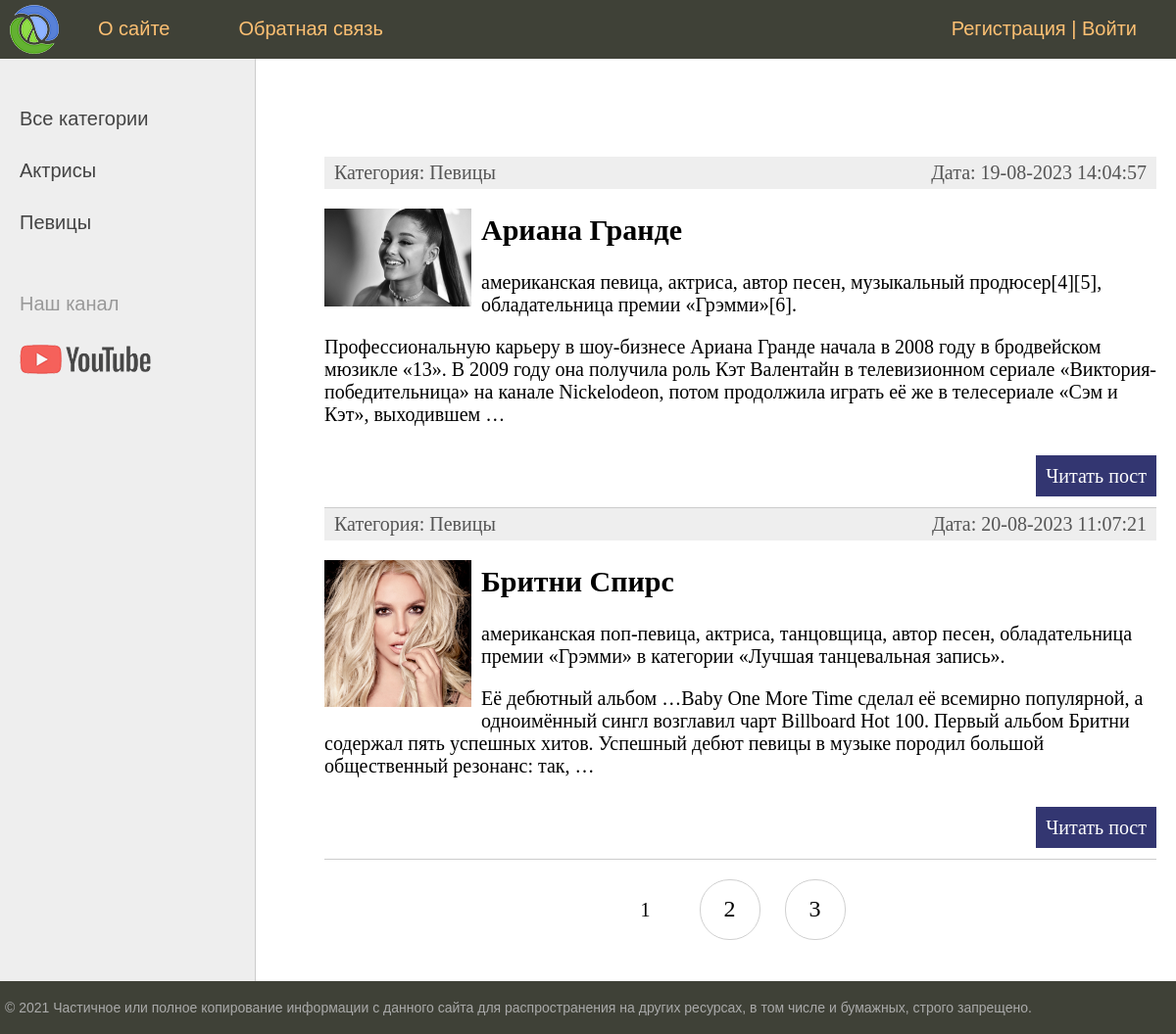
Page /cat/pevicy/ on the committed database.
### women/models.py (models this page shows, shortened)
class Category(models.Model):
    name = models.CharField(max_length=100, db_index=True)
    slug = models.SlugField(max_length=255, unique=True, db_index=True, verbose_name="URL")
    def __str__(self):
        return self.name
    def get_absolute_url(self):
        return reverse('cat', kwargs={'cat_slug': self.slug})
    class Meta:
        verbose_name = 'Категория'
        verbose_name_plural = 'Категории'
        ordering = ['id']

class Women(models.Model):
    title = models.CharField(max_length=255)
    slug = models.SlugField(max_length=255, unique=True, db_index=True, verbose_name="URL")
    content = models.TextField(blank=True)
    photo = models.ImageField(upload_to="photos/%Y/%m/%d/")
    time_create = models.DateTimeField(auto_now_add=True)
    time_update = models.DateTimeField(auto_now=True)
    is_published = models.BooleanField(default=True)
    cat = models.ForeignKey('Category', on_delete=models.PROTECT, null=True)
    def get_absolute_url(self):
        return reverse('post', kwargs={'post_slug': self.slug})
    class Meta:
        verbose_name = 'Известные женщины'
        verbose_name_plural = 'Известные женщины'
        ordering = ['title']

### women/views.py (the view)
# urls.py: path('cat/<slug:cat_slug>/', WomenCategory.as_view(), name='cat'),
class WomenCategory(DataMixin, ListView):
    model = Women
    template_name = 'women/index.html'
    context_object_name = 'posts'
    allow_empty = False
    def get_context_data(self, *, object_list=None, **kwargs): # Динамический контекст для передачи динамического массива
        context = super().get_context_data(**kwargs)  # берем существующий контекст
        c = Category.objects.get(slug=self.kwargs['cat_slug'])
        c_def = self.get_user_context(title='Категория - ' + str(c.name),
                                      cat_selected=c.name)
        return dict(list(context.items()) + list(c_def.items()))
    def get_queryset(self):
        return Women.objects.filter(cat__slug=self.kwargs['cat_slug'], is_published=True).select_related('cat')

### women/templatetags/women_tags.py (called while the page is built)
@register.simple_tag(name="get_cats") #simple tag Возвращает коллекцию
def get_categories(filter=None):
    if not filter:
        return Category.objects.all()
    else:
        return Category.objects.filter(pk=filter)

@register.inclusion_tag('women/list_categories.html') # inclusion tag Включающий тег. Возвращает фрагмент шаблона
def show_categories(sort=None, cat_selected=0):
    if not sort:
        cats = Category.objects.all()
    else:
        cats = Category.objects.order_by(sort)
    return {"cats": cats, "cat_selected": cat_selected}

@register.inclusion_tag('women/main.html') # inclusion tag Включающий тег. Возвращает фрагмент шаблона
def show_main():
    return

### women/utils.py (called while the page is built)
    def get_user_context(self, **kwargs):
        context = kwargs
        cats = cache.get('cats')
        cats = Category.objects.all()
        user_menu = menu.copy()
        if not self.request.user.is_authenticated:
            user_menu.pop(1)
        context['menu'] = user_menu
        context['cats'] = cats
        if 'cat_selected' not in context:
            context['cat_selected'] = 0
        return context

### women/templates/women/index.html (shortened to what this page needs)
{% extends 'women/base.html' %}
{% load women_tags %}
{% block content %}
<ul class="list-articles">
	{% for p in posts %}
	       <li><div class="article-panel">
	<p class="first">Категория: {{p.cat}}</p>
	<p class="last">Дата: {{p.time_update|date:"d-m-Y H:i:s"}}</p>
</div>
{% if p.photo %}
    <p><img class = "img-article-left thumb" src="{{p.photo.url}}"></p>
{% endif %}
			<h2>{{p.title}}</h2>
	{% autoescape on %}
	{{p.content|linebreaks|truncatewords:50}}
	{% endautoescape %}
			<p class="link-read-post"><a href="{{ p.get_absolute_url }}">Читать пост</a></p>
			</li>
	{% endfor %}
</ul>
{% endblock %}

### women/templates/women/base.html (shortened to what this page needs)
{% load static %}
{% load women_tags %}
<!DOCTYPE html>
<html>
<head>
	<link type="text/css" href="{% static 'women/css/style.css' %}" rel="stylesheet" />
</head>
<body>
<table class="table-page" border=0 cellpadding="0" cellspacing="0">
<tr><td valign=top>
{% block mainmenu %}
		<div class="header">
			<ul id="mainmenu" class="mainmenu">
			<li class="logo"><a href="{% url 'home' %}"><div class="logo"></div></a></li>
{% for m in menu %}
			<li><a href="{% url m.url_name %}">{{m.title}}</a></li>
{% endfor %}
				{% if request.user.is_authenticated %}
				<li class="last">{{ user.username }} | <a href="{% url 'logout' %}">Выйти</a></li>
				{% else %}
				<li class="last"><a href="{% url 'register' %}">Регистрация</a> | <a href="{% url 'login' %}">Войти</a></li>
				{% endif %}
			</ul>
		</div>
{% endblock mainmenu %}
<table class="table-content" border=0 cellpadding="0" cellspacing="0">
<tr>
	{% load cache %}
	<td valign="top" class="left-chapters">
	<ul id="leftchapters">
{% if cat_selected == 0 %}
		<li class="selected">Все категории</li>
{% else %}
		<li>{% show_main %}Все категории</a></li>
{% endif %}
{% for c in cats %}
	{% if c.slug == cat_selected %}
		<li class="selected">{{c.name}}</li>
	{% else %}
		<li><a href="{{ c.get_absolute_url }}">{{c.name}}</a></li>
	{% endif %}
{% endfor %}
		<li class="share">
		<p>Наш канал</p>
		<a class="share-yt" href="https://www.youtube.com/channel/UClJzWfGWuGJL2t-3dYKcHTA/playlists" target="_blank" rel="nofollow"></a>
		</li>
	</ul>
</td>
<td valign="top" class="content">
	<div class="content-text">
{% block content %}
{% endblock %}
{% if page_obj.has_other_pages %}
<nav class="list-pages">
	<ul>
		{% for p in paginator.page_range %}
        {% if page_obj.number == p %}
		<li class="page-num page-num-selected">{{ p }}</li>
		{% elif p >= page_obj.number|add:-2 and p <= page_obj.number|add:2 %}
		<li class="page-num">
			<a href="?page={{ p }}">{{ p }}</a>
		</li>
		{% endif %}
		{% endfor %}
	</ul>
</nav>
{% endif %}
</div>
</td></tr></table>
</td></tr>
<tr><td valign=top>
	<div id="footer">
		<p>&copy; 2021 Частичное или полное копирование информации с данного сайта для распространения на других ресурсах, в том числе и бумажных, строго запрещено.</p>
	</div>
</td></tr></table>
</body>
</html>

### women/static/women/css/style.css (style rules this page uses)
html, body { font-family: 'Arial'; margin: 0; padding: 0; height: 100%; width: 100%; color: #444; }
a { color: #0059b2; text-decoration: none; }
img { max-width: 600px; height: auto; }
img.img-article-left { max-width: 300px; height: auto; float: left; padding: 0 10px 10px 0; }
img.img-article-left.thumb { max-width: 150px; height: auto; }
p.link-read-post { text-align: right; }
p.link-read-post a { padding: 10px; min-width: 100px; background: #333671; color: #fff; text-decoration: none; }
div.article-panel { background: #eee; padding: 5px 10px 5px 10px; box-sizing: border-box; overflow: hidden; color: #555; }
div.article-panel p.first { margin: 0; float: left; }
div.article-panel p.last { margin: 0; float: right; }
ul.list-articles { list-style: none; margin: 0; padding: 0; }
ul.list-articles li { border-bottom: 1px solid #ccc; }
.table-page { width: 100%; height: 100%; vertical-align: top; }
.table-page tr { height: 100%; }
.header { background: #3F4137; height: 60px; }
.logo { background: url('../images/logo.png') no-repeat 10px 5px; width: 70px; height: 60px; }
ul.mainmenu { list-style: none; margin: 0; padding: 0; height: 60px; color: #fdc073; font-size: 20px; overflow: hidden; }
ul.mainmenu li { float: left; margin: 18px 40px 0 30px; }
ul.mainmenu li.logo { margin: 0; }
ul.mainmenu li.last { float: right; }
ul.mainmenu li a { color: #fdc073; text-decoration: none; }
.table-content { width: 100%; min-height: 100%; height: 100%; }
.left-chapters { margin: 0; background: #eee; border-right: 1px solid #ccc; min-height: 100%; }
.left-chapters ul { width: 230px; min-height: 100%; margin: 0; padding: 20px 10px 10px 20px; list-style: none; font-size: 20px; }
.left-chapters ul li { margin: 30px 0 0 0; color: #999; }
.left-chapters ul li a { color: #444; text-decoration: none; }
.left-chapters ul li.share { margin: 60px 0 0 0; }
.left-chapters ul li.share p { margin: 30px 0 30px 0; }
.left-chapters ul li.share a { display: inline-block; width: 40px; height: 40px; margin: 0 20px 0 0; }
.left-chapters ul li.share a.share-yt { width: 100%; height: 30px; background: url('../images/share_yt.png') no-repeat 0 0 }
.content { padding: 40px 20px 20px 40px; width: 100%; box-sizing: border-box; }
.content-text { margin: 60px 0 0 30px; color: #000; font-size: 20px; font-family: Yandex Sans Display Light; }
#footer { box-sizing: border-box; background: #3F4137; padding: 5px; color: #aaa; font-size: 14px; font-family: Verdana, Geneva, Arial, Helvetica; text-align: left; overflow: hidden; }
.list-pages { text-align: center; margin: 0 0 20px 0; }
.list-pages ul { margin: 20px 0 0 0; padding: 0; list-style: none; }
.list-pages ul li { display: inline-block; margin: 0 20px 0 0; }
.list-pages a { color: #000; font-size: 24px; text-decoration: none; }
.list-pages .page-num, .page-num-selected { display: inline-block; width: 60px; height: 44px; padding: 16px 0 0 0; border: 1px solid #d0d0d0; border-radius: 30px; }
.list-pages .page-num-selected { border: none; color: #000; font-size: 20px; }

### rows in the picture
Category: name "Актрисы"
Category: name "Певицы"
Women: cat "Певицы", time_update "19-08-2023 14:04:57", photo (picture), title "Ариана Гранде", content "американская певица, актриса, автор песен, музыкальный продюсер[4][5], обладательница премии «Грэмми»[6]. Профессиональную карьеру в шоу-бизнесе Ариана Гранде начала в 2008 году в бродвейском мюзикле «13». В 2009 году она получила роль Кэт Валентайн в телевизионном сериале «Виктория-победительница» на канале Nickelodeon, потом продолжила играть её же в телесериале «Сэм и Кэт», выходившем …"
Women: cat "Певицы", time_update "20-08-2023 11:07:21", photo (picture), title "Бритни Спирс", content "американская поп-певица, актриса, танцовщица, автор песен, обладательница премии «Грэмми» в категории «Лучшая танцевальная запись». Её дебютный альбом …Baby One More Time сделал её всемирно популярной, а одноимённый сингл возглавил чарт Billboard Hot 100. Первый альбом Бритни содержал пять успешных хитов. Успешный дебют певицы в музыке породил большой общественный резонанс: так, …"

### other values in the picture
{{ m.title }} "О сайте" "Обратная связь"
{{ p }} "1"
{{ p }} "2" "3"
